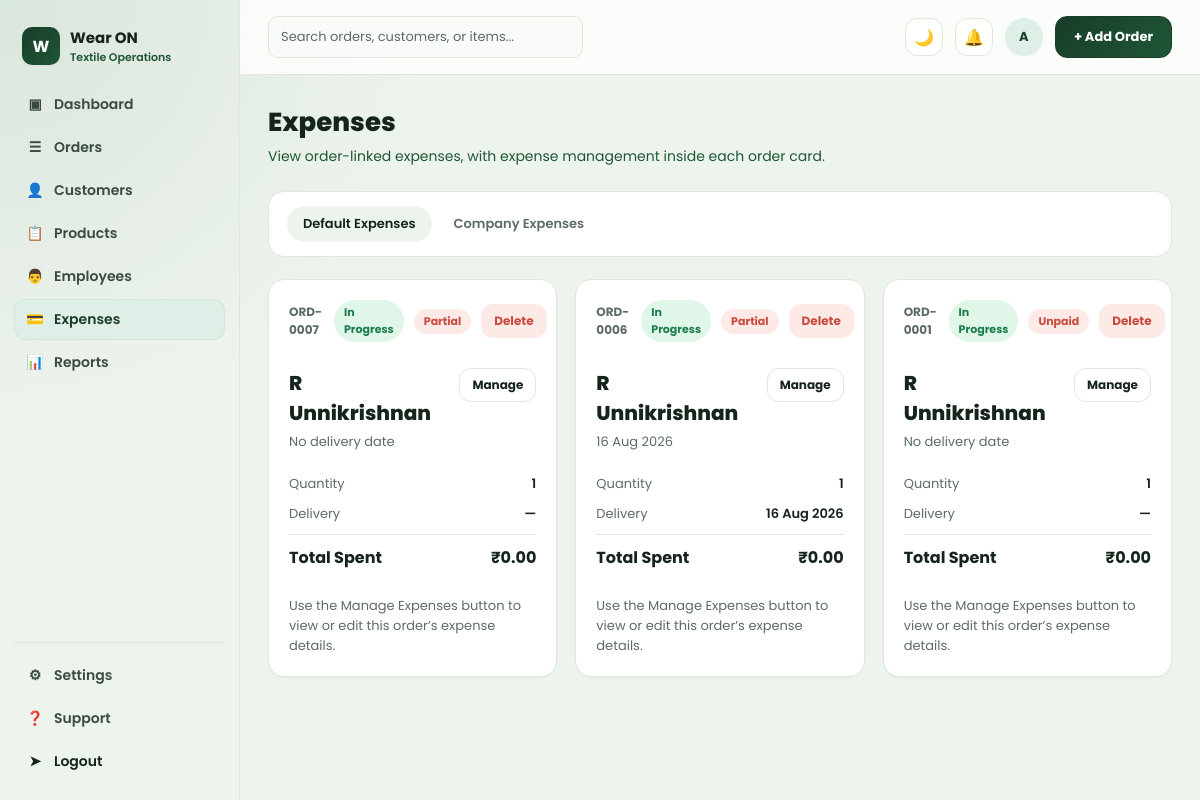
/expenses/ (signed in), run on an earlier commit of the app's database.
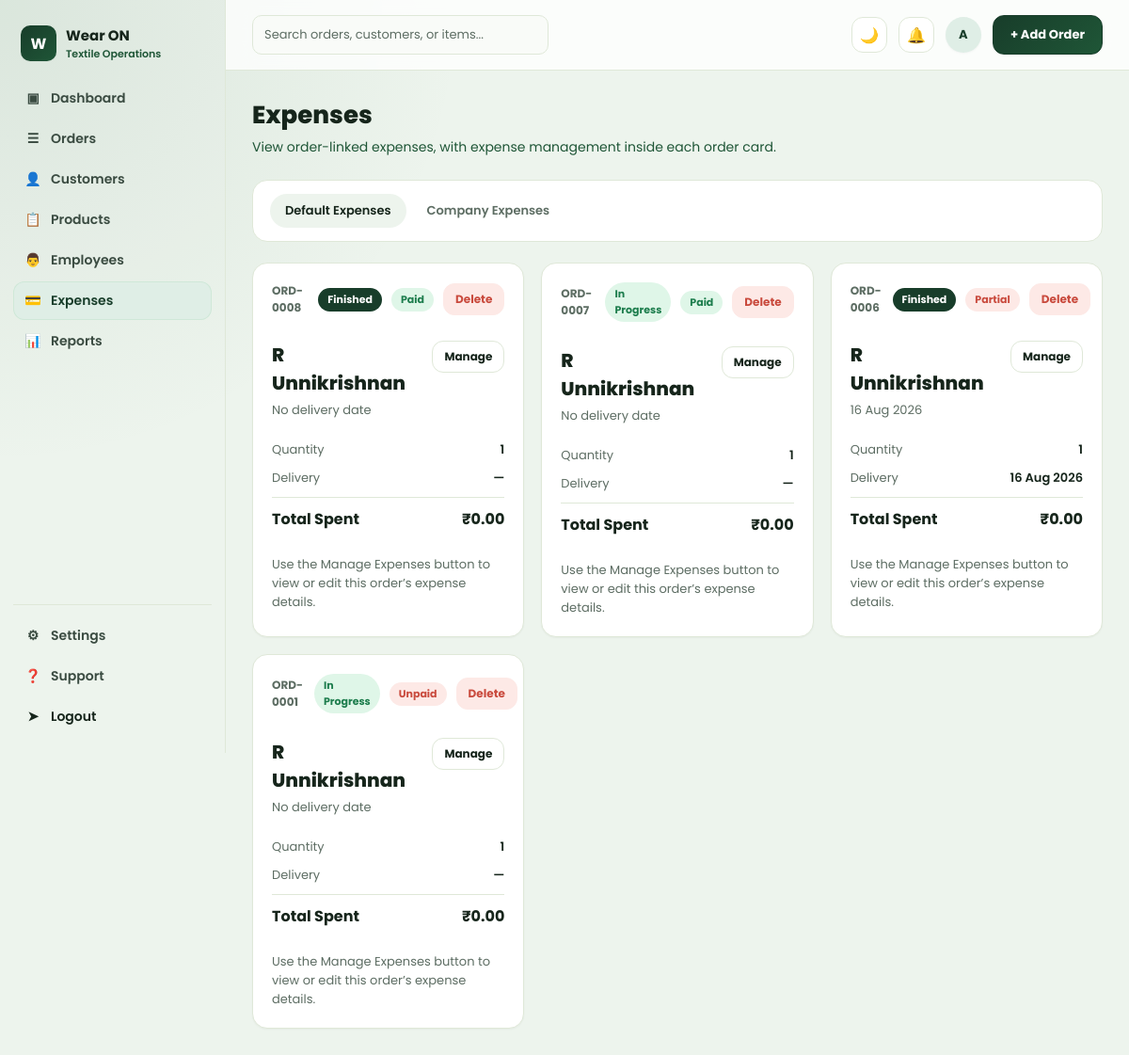
And on a later commit of the database.
### orders/models.py (models this page shows, shortened)
class Order(models.Model):
    STATUS_PENDING = "pending"
    STATUS_IN_PROGRESS = "in_progress"
    STATUS_FINISHED = "finished"
    STATUS_CANCELLED = "cancelled"
    STATUS_CHOICES = [
        (STATUS_PENDING, "Pending"),
        (STATUS_IN_PROGRESS, "In Progress"),
        (STATUS_FINISHED, "Finished"),
        (STATUS_CANCELLED, "Cancelled"),
    ]
    PRIORITY_LOW = "low"
    PRIORITY_MEDIUM = "medium"
    PRIORITY_HIGH = "high"
    PRIORITY_CHOICES = [
        (PRIORITY_LOW, "Low"),
        (PRIORITY_MEDIUM, "Medium"),
        (PRIORITY_HIGH, "High"),
    ]
    PAYMENT_METHOD_BANK = "bank_transfer"
    PAYMENT_METHOD_CHECK = "check"
    PAYMENT_METHOD_CARD = "card"
    PAYMENT_METHOD_ONLINE = "online_payment"
    PAYMENT_METHOD_OTHER = "other"
    PAYMENT_METHOD_CHOICES = [
        ("", "Select payment method"),
        (PAYMENT_METHOD_BANK, "Bank Transfer"),
        (PAYMENT_METHOD_CHECK, "Check"),
        (PAYMENT_METHOD_CARD, "Card"),
        (PAYMENT_METHOD_ONLINE, "Online Payment"),
        (PAYMENT_METHOD_OTHER, "Other"),
    ]
    order_number = models.CharField(max_length=20, unique=True, editable=False)
    customer = models.ForeignKey(Customer, on_delete=models.CASCADE, related_name="orders")
    status = models.CharField(max_length=20, choices=STATUS_CHOICES, default=STATUS_IN_PROGRESS)
    is_paid = models.BooleanField(default=False)
    order_date = models.DateField(default=timezone.localdate)
    expected_delivery_date = models.DateField(null=True, blank=True)
    reference_number = models.CharField("Reference / PO Number", max_length=50, blank=True)
    shipping_address = models.TextField(blank=True, help_text="Leave blank to use customer address")
    assigned_tailor = models.CharField(max_length=100, blank=True)
    priority = models.CharField(max_length=10, choices=PRIORITY_CHOICES, default=PRIORITY_MEDIUM)
    discount_percent = models.DecimalField(max_digits=5, decimal_places=2, default=0)
    amount_paid = models.DecimalField(max_digits=10, decimal_places=2, default=Decimal("0.00"))
    payment_method = models.CharField(
        max_length=30,
        choices=PAYMENT_METHOD_CHOICES,
        blank=True,
        default="",
    )
    payment_method_details = models.CharField(max_length=255, blank=True)
    customer_notes = models.TextField(blank=True)
    created_at = models.DateTimeField(auto_now_add=True)
    updated_at = models.DateTimeField(auto_now=True)
    class Meta:
        ordering = ["-created_at"]
    @property
    def subtotal(self):
        total = sum((item.subtotal for item in self.items.all()), Decimal("0"))
        return total.quantize(Decimal("0.01"))
    @property
    def discount_amount(self):
        return (self.subtotal * self.discount_percent / Decimal("100")).quantize(Decimal("0.01"))
    @property
    def grand_total(self):
        return self.subtotal - self.discount_amount
    @property
    def total_expenses(self):
        total = sum((expense.total for expense in self.expenses.all()), Decimal("0"))
        return total.quantize(Decimal("0.01"))
    @property
    def payment_status_label(self):
        if self.amount_paid >= self.grand_total and self.grand_total > Decimal("0"):
            return "Paid"
        if self.amount_paid > Decimal("0"):
            return "Partial"
        return "Unpaid"

class OrderItem(models.Model):
    order = models.ForeignKey(Order, on_delete=models.CASCADE, related_name="items")
    fabric = models.ForeignKey(
        Fabric, on_delete=models.SET_NULL, related_name="order_items", null=True, blank=True
    )
    item_name = models.CharField(max_length=150)
    description = models.CharField(max_length=255, blank=True)
    quantity = models.DecimalField(max_digits=10, decimal_places=2, default=1)
    unit_price = models.DecimalField("Rate", max_digits=10, decimal_places=2, default=0)
    @property
    def subtotal(self):
        return self.quantity * self.unit_price

class Customer(models.Model):
    name = models.CharField(max_length=150)
    company_name = models.CharField(max_length=150, blank=True)
    email = models.EmailField(blank=True)
    phone = models.CharField(max_length=20, blank=True)
    address = models.TextField(blank=True)
    created_at = models.DateTimeField(auto_now_add=True)
    class Meta:
        ordering = ["name"]

### orders/views.py (the view)
# urls.py: path("expenses/", views.expense_list, name="expense-list"),
@login_required
def expense_list(request):
    expense_type = request.GET.get("type", "default")
    if expense_type not in {"default", "company"}:
        expense_type = "default"
    context = {"expense_type": expense_type}
    if expense_type == "company":
        today = date.today()
        quarter_start, quarter_end = _quarter_bounds(today)
        company_category_choices = dict(CompanyExpense.CATEGORY_CHOICES)
        company_expenses = CompanyExpense.objects.all()
        this_quarter_expenses = company_expenses.filter(
            expense_date__gte=quarter_start, expense_date__lte=quarter_end
        )
        this_quarter_total = this_quarter_expenses.aggregate(total=Sum("amount"))["total"] or Decimal("0")
        all_time_total = company_expenses.aggregate(total=Sum("amount"))["total"] or Decimal("0")
        category_totals = (
            this_quarter_expenses.values("category").annotate(total=Sum("amount")).order_by("-total")
        )
        category_rows = [
            {
                "label": company_category_choices.get(row["category"], row["category"]),
                "total": row["total"] or Decimal("0"),
            }
            for row in category_totals
        ]
        max_category_total = max((row["total"] for row in category_rows), default=Decimal("0")) or Decimal("1")
        for row in category_rows:
            row["pct"] = int(row["total"] / max_category_total * 100)
        context.update(
            {
                "company_expenses": company_expenses,
                "quarter_label": f"Q{_quarter_number(today)} {today.year}",
                "this_quarter_total": this_quarter_total,
                "all_time_company_total": all_time_total,
                "company_category_rows": category_rows,
            }
        )
    else:
        orders = (
            Order.objects.select_related("customer")
            .prefetch_related("expenses")
            .order_by("-created_at")
        )
        context["orders"] = orders
    return render(request, "orders/expense_list.html", context)

### orders/templates/orders/expense_list.html (shortened to what this page needs)
{% extends "base.html" %}
{% load humanize %}
{% block content %}
<h1 class="page-title">Expenses</h1>
<p class="page-sub">
  {% if expense_type == "company" %}
  General business overhead — rent, utilities, salaries, and everything not tied to a specific order.
  {% else %}
  View order-linked expenses, with expense management inside each order card.
  {% endif %}
</p>
<div class="filter-bar">
  <div class="tabs">
    <a class="tab {% if expense_type == "default" %}active{% endif %}" href="?type=default">Default Expenses</a>
    <a class="tab {% if expense_type == "company" %}active{% endif %}" href="?type=company">Company Expenses</a>
  </div>
</div>
{% if expense_type == "company" %}
<div class="stat-grid">
  <div class="card stat-card"><div class="stat-label">This Quarter ({{ quarter_label }})</div><div class="stat-value red">&#8377;{{ this_quarter_total|intcomma }}</div></div>
  <div class="card stat-card"><div class="stat-label">All-Time Total</div><div class="stat-value">&#8377;{{ all_time_company_total|intcomma }}</div></div>
</div>
<div class="card info-card" style="margin-bottom:20px;">
  <h3>{{ quarter_label }} by Category</h3>
  {% for row in company_category_rows %}
  <div class="bar-row">
    <span class="bar-label">{{ row.label }}</span>
    <span class="bar-track"><span class="bar-fill danger-fill" style="width:{{ row.pct }}%;"></span></span>
    <span class="bar-value">&#8377;{{ row.total|intcomma }}</span>
  </div>
  {% empty %}
  <p class="text-muted">No company expenses logged this quarter yet.</p>
  {% endfor %}
</div>
<div class="card employee-section">
  <h3>All Company Expenses</h3>
  <p class="text-muted" style="margin-top:-6px;">Every entry stays here and in Reports even after the quarter it belongs to ends.</p>
  <div class="employee-table-wrap">
    <table class="employee-table">
      <thead>
        <tr>
          <th>Date</th>
          <th>Quarter</th>
          <th>Name</th>
          <th>Category</th>
          <th>Amount</th>
          <th>Notes</th>
          <th></th>
        </tr>
      </thead>
      <tbody>
        {% for expense in company_expenses %}
        <tr>
          <td>{{ expense.expense_date }}</td>
          <td>{{ expense.quarter_label }}</td>
          <td>{{ expense.name }}</td>
          <td>{{ expense.get_category_display }}</td>
          <td>&#8377;{{ expense.amount|intcomma }}</td>
          <td>{{ expense.notes|default:"—" }}</td>
          <td>
            <form method="post" action="{% url 'company-expense-delete' expense.pk %}" class="inline-form">
              {% csrf_token %}
              <button type="submit" class="btn btn-sm btn-danger" onclick="return confirm('Delete this company expense?');">Delete</button>
            </form>
          </td>
        </tr>
        {% empty %}
        <tr><td colspan="7" class="empty-row">No company expenses recorded yet.</td></tr>
        {% endfor %}
      </tbody>
    </table>
  </div>
</div>
{% else %}
<div class="order-grid">
  {% for order in orders %}
  <div class="card order-card">
    <div class="order-card-top">
      <span class="order-id">{{ order.order_number }}</span>
      <div class="status-actions">
        <span class="pill pill-{{ order.status }}">{{ order.get_status_display }}</span>
        <span class="pill pill-{{ order.is_paid|yesno:"paid,unpaid" }}">{{ order.payment_status_label }}</span>
        <form method="post" action="{% url 'order-delete' order.pk %}" class="inline-form">
          <button type="submit" class="btn btn-sm btn-danger" onclick="return confirm('Delete this order and all its expenses?');">Delete</button>
        </form>
      </div>
    </div>
    <div class="order-name-row">
      <div>
        <div class="order-name">{{ order.customer.name }}</div>
        <div class="text-muted" style="font-size:13px; margin-top:4px;">{{ order.expected_delivery_date|date:"d M Y"|default:"No delivery date" }}</div>
      </div>
      <a href="{% url 'order-expenses' order.pk %}" class="btn btn-sm btn-outline">Manage</a>
    </div>
    <div class="kv-row"><span class="k">Quantity</span><span class="v">{% with first_item=order.items.first %}{% if first_item %}{{ first_item.quantity|floatformat:0 }}{% else %}&mdash;{% endif %}{% endwith %}</span></div>
    <div class="kv-row"><span class="k">Delivery</span><span class="v">{{ order.expected_delivery_date|date:"d M Y"|default:"—" }}</span></div>
    <div class="order-total-row"><span>Total Spent</span><span>&#8377;{{ order.total_expenses|intcomma }}</span></div>
    <div class="expense-card-list">
      <p style="margin:0; color:var(--muted); font-size:13px;">Use the Manage Expenses button to view or edit this order’s expense details.</p>
    </div>
  </div>
  {% empty %}
  <div class="empty-state">No orders available yet.</div>
  {% endfor %}
</div>
{% endif %}
{% endblock %}

### templates/base.html (shortened to what this page needs)
{% load static %}<!DOCTYPE html>
<html lang="en">
<head>
  <link rel="stylesheet" href="{% static 'css/style.css' %}">
</head>
<body>
  <div class="app">
    <aside class="sidebar">
      <div class="brand">
        <div class="brand-mark">W</div>
        <div>
          <div class="brand-name">Wear ON</div>
          <div class="brand-sub">Textile Operations</div>
        </div>
      </div>
      <ul class="nav">
        <li><a href="{% url 'dashboard' %}" class="{% if request.resolver_match.url_name == 'dashboard' %}active{% endif %}"><span class="icon">&#9635;</span> Dashboard</a></li>
        <li><a href="{% url 'order-list' %}" class="{% if request.resolver_match.url_name in 'order-list,order-detail,order-create,order-edit' %}active{% endif %}"><span class="icon">&#9776;</span> Orders</a></li>
        <li><a href="{% url 'customer-list' %}" class="{% if request.resolver_match.url_name in 'customer-list,customer-detail' %}active{% endif %}"><span class="icon">&#128100;</span> Customers</a></li>
        <li><a href="{% url 'product-list' %}" class="{% if request.resolver_match.url_name == 'product-list' %}active{% endif %}"><span class="icon">&#128203;</span> Products</a></li>
        <li><a href="{% url 'employee-list' %}" class=""><span class="icon">&#128104;</span> Employees</a></li>
        <li><a href="{% url 'expense-list' %}" class="{% if request.resolver_match.url_name in 'expense-list,order-expenses' %}active{% endif %}"><span class="icon">&#128179;</span> Expenses</a></li>
        <li><a href="{% url 'reports' %}" class="{% if request.resolver_match.url_name == 'reports' %}active{% endif %}"><span class="icon">&#128202;</span> Reports</a></li>
      </ul>
      <div class="sidebar-footer">
        <ul class="nav">
          <li><a href="{% url 'settings' %}"><span class="icon">&#9881;</span> Settings</a></li>
          <li><a href="{% url 'support' %}"><span class="icon">&#10067;</span> Support</a></li>
          {% if user.is_authenticated %}
          <li>
            <form method="post" action="{% url 'logout' %}">
              <button type="submit" class="nav a" style="width:100%; text-align:left; background:none; border:none; cursor:pointer; display:flex; align-items:center; gap:10px; padding:10px 12px; border-radius:10px; font-size:14px; font-weight:600; color:var(--green-900);">
                <span class="icon">&#10148;</span> Logout
              </button>
            </form>
          </li>
          {% endif %}
        </ul>
      </div>
    </aside>
    <div class="main">
      <div class="topbar">
        <input class="search-box" type="text" placeholder="Search orders, customers, or items...">
        <div class="topbar-actions">
          <button type="button" class="icon-btn" data-theme-toggle aria-label="Toggle dark mode" title="Toggle dark mode">☀️</button>
          <div class="icon-btn" aria-label="Notifications" title="Notifications">&#128276;</div>
          <div class="avatar">{{ user.username|default:"?"|first|upper }}</div>
          <a href="{% url 'order-create' %}" class="btn btn-primary">+ Add Order</a>
        </div>
      </div>
      <div class="content">
        {% block content %}{% endblock %}
      </div>
    </div>
  </div>
</body>
</html>

What changed in the data, as far as the page shows it:
added Order: order_number "ORD-0008", status "Finished", payment_status_label "Paid", customer.name "R Unnikrishnan", expected_delivery_date "No delivery date", items.first.quantity "1", expected_delivery_date "—", total_expenses "0.00", is_paid True (drawn)
changed Order "ORD-0007": is_paid False → True (drawn); payment_status_label "Partial" → "Paid"
changed Order "16 Aug 2026": status "In Progress" → "Finished"
